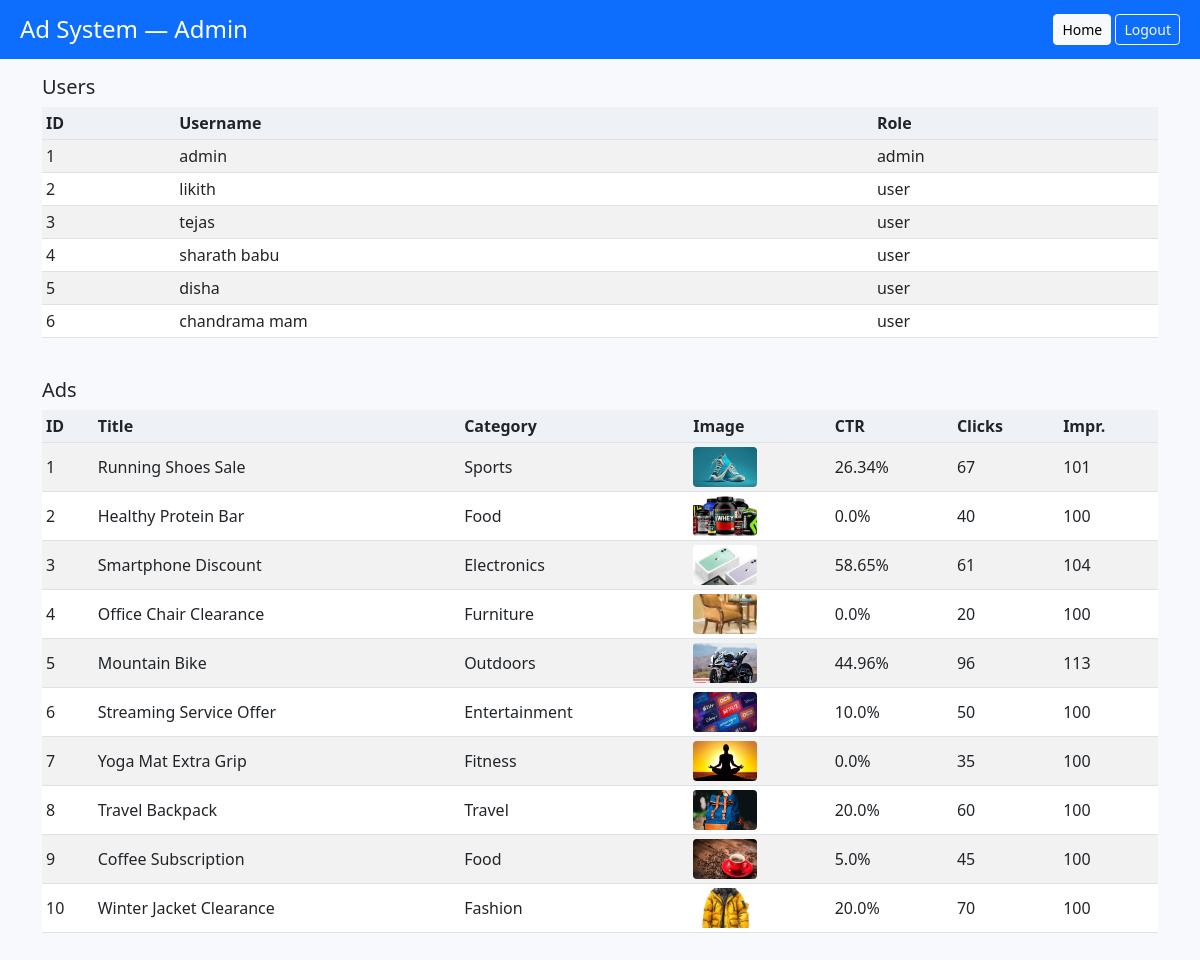
Page /admin (signed in) on the committed database.
### tables this page shows
CREATE TABLE ads (
    id INTEGER PRIMARY KEY AUTOINCREMENT,
    ad_id INTEGER,
    title TEXT,
    category TEXT,
    keywords TEXT,
    target_page TEXT,
    image_url TEXT,
    ctr REAL DEFAULT 0,
    clicks INTEGER DEFAULT 0,
    impressions INTEGER DEFAULT 0,
    details TEXT,
    link TEXT
, owner TEXT, is_active INTEGER DEFAULT 1, start_date TEXT, end_date TEXT, created_at TEXT);

### app.py (the view)
@app.route("/admin")
def admin():
    if "user" not in session or session["user"].get("role") != "admin":
        return redirect(url_for("admin_login"))
    conn = open_users_db(); c = conn.cursor()
    c.execute("SELECT id, username, password, role FROM users")
    users = c.fetchall()
    conn.close()
    conn = open_ads_db(); c = conn.cursor()
    c.execute("SELECT id, title, category, image_url, ctr, clicks, impressions FROM ads")
    ads = c.fetchall()
    conn.close()
    return render_template("admin.html", users=users, ads=ads)

### app.py (called while the page is built)
def open_ads_db():
    return sqlite3.connect(ADS_DB)

def open_users_db():
    return sqlite3.connect(USERS_DB)

### templates/admin.html (shortened to what this page needs)
<!DOCTYPE html>
<html lang="en">
<head>
  <link href="https://cdn.jsdelivr.net/npm/bootstrap@5.3.0/dist/css/bootstrap.min.css" rel="stylesheet">
</head>
<body>
  <div class="admin-header">
    <h4 class="m-0">Ad System — Admin</h4>
    <div>
      <a href="{{ url_for('index') }}" class="btn btn-light btn-sm">Home</a>
      <a href="{{ url_for('logout') }}" class="btn btn-outline-light btn-sm">Logout</a>
    </div>
  </div>
  <div class="container">
    <div class="mb-4">
      <h5>Users</h5>
      <div class="table-responsive">
        <table class="table table-sm table-striped align-middle">
          <thead>
            <tr>
              <th>ID</th>
              <th>Username</th>
              <th>Role</th>
            </tr>
          </thead>
          <tbody>
            {% for u in users %}
              <tr>
                <td>{{ u[0] }}</td>
                <td>{{ u[1] }}</td>
                <td>{{ u[3] if u|length > 3 else 'user' }}</td>
              </tr>
            {% endfor %}
          </tbody>
        </table>
      </div>
    </div>
    <div class="mb-4">
      <h5>Ads</h5>
      <div class="table-responsive">
        <table class="table table-sm table-striped align-middle">
          <thead>
            <tr>
              <th>ID</th>
              <th>Title</th>
              <th>Category</th>
              <th>Image</th>
              <th>CTR</th>
              <th>Clicks</th>
              <th>Impr.</th>
            </tr>
          </thead>
          <tbody>
            {% for a in ads %}
              <tr>
                <td>{{ a[0] }}</td>
                <td>{{ a[1] }}</td>
                <td>{{ a[2] }}</td>
                <td>
                  {% if a[3] %}
                    <img class="img-thumb" src="{{ a[3] }}" alt="">
                  {% else %}
                    —
                  {% endif %}
                </td>
                <td>
                  {% set ctr = a[4] or 0.0 %}
                  {% if ctr <= 1 %}
                    {{ (ctr * 100) | round(2) }}%
                  {% else %}
                    {{ ctr | round(2) }}%
                  {% endif %}
                </td>
                <td>{{ a[5] or 0 }}</td>
                <td>{{ a[6] or 0 }}</td>
              </tr>
            {% endfor %}
          </tbody>
        </table>
      </div>
    </div>
  </div>
</body>
</html>

### templates/admin.html (style rules this page uses)
body { background: #f7f9fc; }
.admin-header { background: #0d6efd; color: #fff; padding: 14px 20px; margin-bottom: 16px; display: flex; justify-content: space-between; align-items: center; }
.table thead th { background: #eef2f7; }
.img-thumb { width: 64px; height: 40px; object-fit: cover; border-radius: 4px; }

### rows in the picture
ads: id "1", title "Running Shoes Sale", category "Sports", image_url (picture), (ctr*100)|round(2) "26.34", clicks "67", impressions "101"
ads: id "2", title "Healthy Protein Bar", category "Food", image_url (picture), (ctr*100)|round(2) "0.0", clicks "40", impressions "100"
ads: id "3", title "Smartphone Discount", category "Electronics", image_url (picture), (ctr*100)|round(2) "58.65", clicks "61", impressions "104"
ads: id "4", title "Office Chair Clearance", category "Furniture", image_url (picture), (ctr*100)|round(2) "0.0", clicks "20", impressions "100"
ads: id "5", title "Mountain Bike", category "Outdoors", image_url (picture), (ctr*100)|round(2) "44.96", clicks "96", impressions "113"
ads: id "6", title "Streaming Service Offer", category "Entertainment", image_url (picture), (ctr*100)|round(2) "10.0", clicks "50", impressions "100"
ads: id "7", title "Yoga Mat Extra Grip", category "Fitness", image_url (picture), (ctr*100)|round(2) "0.0", clicks "35", impressions "100"
ads: id "8", title "Travel Backpack", category "Travel", image_url (picture), (ctr*100)|round(2) "20.0", clicks "60", impressions "100"
ads: id "9", title "Coffee Subscription", category "Food", image_url (picture), (ctr*100)|round(2) "5.0", clicks "45", impressions "100"
ads: id "10", title "Winter Jacket Clearance", category "Fashion", image_url (picture), (ctr*100)|round(2) "20.0", clicks "70", impressions "100"

### other values in the picture
{{ u[0] }} "1" "2" "3" "4" "5" "6"
{{ u[1] }} "admin" "likith" "tejas" "sharath babu" "disha" "chandrama mam"
{{ u[3] if u|length > 3 else 'user' }} "admin" "user" "user" "user" "user" "user"
